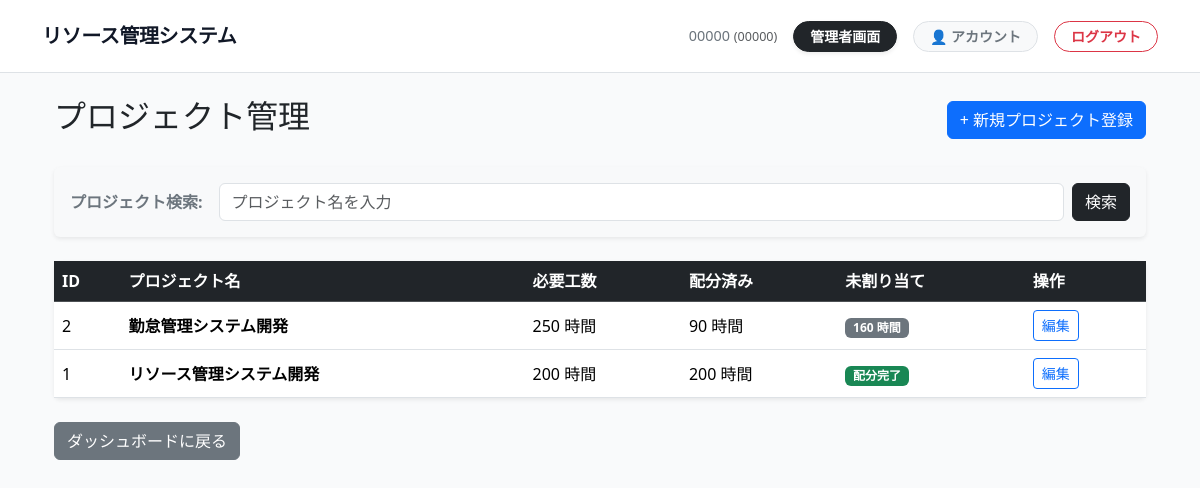
The page /admin-panel/projects/ (signed in) on the database its author committed.
### core/models.py (models this page shows, shortened)
class User(AbstractUser):
    ROLE_CHOICES = (
        ('ADMIN', 'Administrator'),
        ('EMPLOYEE', 'Employee'),
    )
    username = None
    employee_number_validator = RegexValidator(
        regex=r'^\d{5}$',
        message="社員番号は5桁の半角数字で入力してください。"
    )
    employee_number = models.CharField(
        max_length=5,
        unique=True,
        validators=[employee_number_validator],
        verbose_name="社員番号"
    )
    role = models.CharField(max_length=10, choices=ROLE_CHOICES, default='EMPLOYEE')
    last_name = models.CharField(verbose_name="姓", max_length=30, blank=True, default="")
    first_name = models.CharField(verbose_name="名", max_length=30, blank=True, default="")
    USERNAME_FIELD = 'employee_number'
    REQUIRED_FIELDS = []
    objects = CustomUserManager()
    def get_full_name(self):
        full_name = f"{self.last_name} {self.first_name}".strip()
        if full_name:
            return full_name
        return self.employee_number

class Project(models.Model):
    name = models.CharField(max_length=200, verbose_name="プロジェクト名")
    description = models.TextField(blank=True, verbose_name="詳細")
    required_hours = models.PositiveIntegerField(verbose_name="必要工数（時間）")

### core/views/admin_views.py (the view)
# urls.py: path('projects/', admin_views.ProjectListView.as_view(), name='project_list'),
class ProjectListView(LoginRequiredMixin, AdminRequiredMixin, ListView):
    model = Project
    template_name = 'core/admin/project_list.html'
    context_object_name = 'projects'
    def get_queryset(self):
        queryset = Project.objects.annotate(
            total_allocated=Coalesce(Sum('taskeffort__allocated_hours'), 0)
        ).annotate(
            unallocated=F('required_hours') - F('total_allocated')
        ).order_by('-id')
        query = self.request.GET.get('q')
        if query:
            queryset = queryset.filter(name__icontains=query)
        return queryset
    def get_context_data(self, **kwargs):
        context = super().get_context_data(**kwargs)
        context['query'] = self.request.GET.get('q', '')
        return context

### core/context_processors.py (called while the page is built)
def user_roles(request):
    is_admin = False
    if request.user.is_authenticated:
        is_admin = request.user.is_superuser or request.user.role == 'ADMIN'
    return {
        'is_admin': is_admin,
    }

### core/views/admin_views.py (called while the page is built)
    def test_func(self):
        user = self.request.user
        return user.is_superuser or user.role == 'ADMIN'

### templates/core/admin/project_list.html (shortened to what this page needs)
{% extends "base.html" %}
{% block content %}
<div class="container mt-4">
    <div class="d-flex justify-content-between align-items-center mb-4">
        <h2>プロジェクト管理</h2>
        <a href="{% url 'project_create' %}" class="btn btn-primary">
            + 新規プロジェクト登録
        </a>
    </div>
    <div class="card shadow-sm mb-4 bg-light border-0">
        <div class="card-body py-3">
            <form method="GET" action="" class="d-flex align-items-center">
                <label for="searchInput" class="me-3 fw-bold text-secondary text-nowrap">プロジェクト検索:</label>
                <input type="search" name="q" id="searchInput" class="form-control me-2"
                       placeholder="プロジェクト名を入力" value="{{ query }}">
                <button type="submit" class="btn btn-dark text-nowrap">検索</button>
            </form>
        </div>
    </div>
    <div class="card shadow-sm border-0">
        <div class="card-body p-0">
            <table class="table table-hover mb-0 bg-white align-middle">
                <thead class="table-dark">
                    <tr>
                        <th>ID</th>
                        <th>プロジェクト名</th>
                        <th>必要工数</th>
                        <th>配分済み</th>
                        <th>未割り当て</th>
                        <th>操作</th>
                    </tr>
                </thead>
                <tbody>
                    {% for project in projects %}
                    <tr>
                        <td>{{ project.id }}</td>
                        <td class="fw-bold">{{ project.name }}</td>
                        <td>{{ project.required_hours }} 時間</td>
                        <td>{{ project.total_allocated|default:0 }} 時間</td>
                        <td>
                            {% if project.unallocated < 0 %}
                                <span class="badge bg-danger">超過: {{ project.unallocated }} 時間</span>
                            {% elif project.unallocated == 0 %}
                                <span class="badge bg-success">配分完了</span>
                            {% else %}
                                <span class="badge bg-secondary">{{ project.unallocated }} 時間</span>
                            {% endif %}
                        </td>
                        <td>
                            <a href="{% url 'project_edit' project.pk %}" class="btn btn-sm btn-outline-primary">編集</a>
                        </td>
                    </tr>
                    {% empty %}
                    <tr>
                        <td colspan="6" class="text-center text-muted py-4">登録されているプロジェクトはありません。</td>
                    </tr>
                    {% endfor %}
                </tbody>
            </table>
        </div>
    </div>
    <div class="mt-4">
        <a href="{% url 'admin_dashboard' %}" class="btn btn-secondary">ダッシュボードに戻る</a>
    </div>
</div>
{% endblock %}

### templates/base.html (shortened to what this page needs)
<!DOCTYPE html>
{% load static %}
<html lang="ja">
    <head>
        <link href="https://cdn.jsdelivr.net/npm/bootstrap@5.3.8/dist/css/bootstrap.min.css"
              rel="stylesheet">
        <link href="{% static 'css/app.css' %}" rel="stylesheet">
    </head>
    <body>
        {% block header %}
        <nav class="navbar navbar-expand-lg navbar-light bg-white border-bottom mb-4 py-3">
            <div class="container">
                <a class="navbar-brand fw-bold d-flex align-items-center" href="{% url 'dashboard_redirect' %}" style="color: #111827; letter-spacing: -0.02em;">
                    リソース管理システム
                </a>
                <div class="collapse navbar-collapse justify-content-end">
                    {% if user.is_authenticated %}
                    <ul class="navbar-nav align-items-center mb-0 gap-3">
                        <li class="nav-item text-secondary fw-medium" style="font-size: 0.9rem;">
                            {{ user.get_full_name }} <span class="text-muted small">({{ user.employee_number }})</span>
                        </li>
                        {% if user.is_superuser or user.role == 'ADMIN' %}
                        <li class="nav-item">
                            <a class="btn btn-sm btn-dark fw-semibold px-3 rounded-pill shadow-sm" href="{% url 'admin_dashboard' %}">
                                管理者画面
                            </a>
                        </li>
                        {% endif %}
                        <li class="nav-item">
                            <a class="btn btn-sm btn-light border text-secondary fw-semibold px-3 rounded-pill" href="{% url 'profile_edit' %}">
                                👤 アカウント
                            </a>
                        </li>
                        <li class="nav-item">
                            <form method="post" action="{% url 'logout' %}" class="m-0 d-inline">
                                <button type="submit" class="btn btn-sm btn-outline-danger fw-semibold px-3 rounded-pill">ログアウト</button>
                            </form>
                        </li>
                    </ul>
                    {% endif %}
                </div>
            </div>
        </nav>
        {% endblock %}
        <div class="container">
            {% block content %}{% endblock %}
        </div>
    </body>
</html>

### static/css/app.css (style rules this page uses)
body { background-color: #F9FAFB; }

### rows shown on the page
User: get_full_name "00000", employee_number "00000"
Project: id "2", name "勤怠管理システム開発", required_hours "250", total_allocated "90", unallocated "160"
Project: id "1", name "リソース管理システム開発", required_hours "200", total_allocated "200", shows "配分完了"
